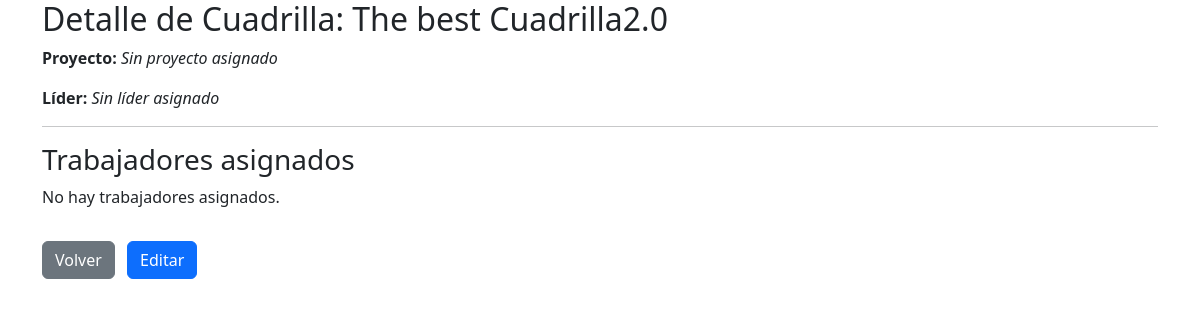
The page /personal/cuadrilla/11/ on the database as committed earlier.
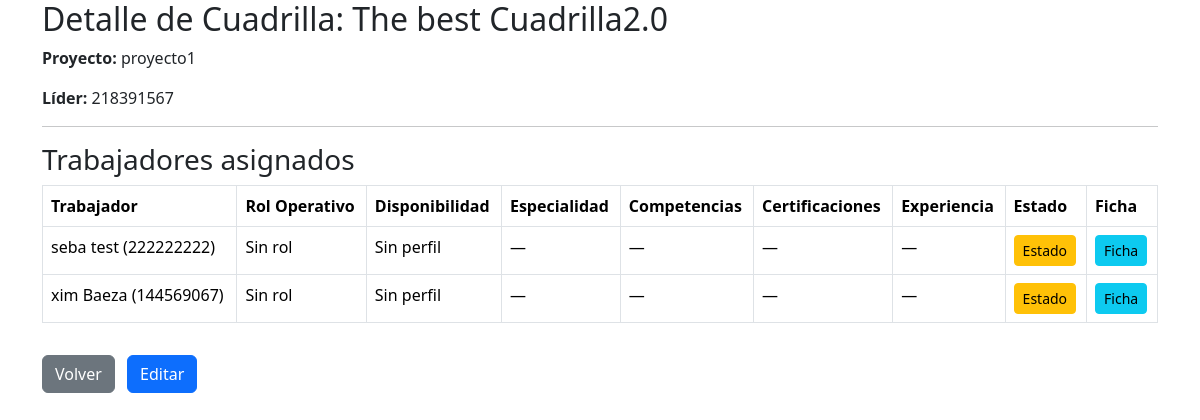
The same page on the database as committed later.
### personal/models.py (models this page shows, shortened)
class Cuadrilla(models.Model):
    nombre = models.CharField(max_length=100)
    proyecto = models.ForeignKey(Proyecto, on_delete=models.CASCADE, related_name='cuadrillas', null=True, blank=True)
    lider = models.ForeignKey(User, on_delete=models.SET_NULL, null=True, blank=True, related_name='cuadrillas_lideradas')

class Asignacion(models.Model):
    trabajador = models.ForeignKey(User, on_delete=models.CASCADE)
    cuadrilla = models.ForeignKey(Cuadrilla, on_delete=models.CASCADE, related_name='asignaciones')
    rol = models.ForeignKey(Rol, on_delete=models.SET_NULL, null=True, blank=True)

### proyectos/models.py (models this page shows, shortened)
class Proyecto(models.Model):
    nombre = models.CharField(max_length=100)
    descripcion = models.TextField(blank=True)
    TIPO_CHOICES = [
        ('construccion', 'Construcción'),
        ('mantenimiento', 'Mantenimiento'),
        ('instalacion', 'Instalación'),
        ('otro', 'Otro'),
    ]
    tipo = models.CharField(max_length=30, choices=TIPO_CHOICES, default='otro')
    COMPLEJIDAD_CHOICES = [
        ('baja', 'Baja'),
        ('media', 'Media'),
        ('alta', 'Alta'),
    ]
    complejidad = models.CharField(max_length=10, choices=COMPLEJIDAD_CHOICES, default='media')
    fecha_inicio = models.DateField()
    fecha_termino = models.DateField(null=True, blank=True)
    jefe = models.ForeignKey(User, on_delete=models.CASCADE, related_name='proyectos')
    activo = models.BooleanField(default=True)

### personal/views.py (the view)
def detalle_cuadrilla(request, cuadrilla_id):
    cuadrilla = get_object_or_404(Cuadrilla, id=cuadrilla_id)
    asignaciones = Asignacion.objects.filter(cuadrilla=cuadrilla)
    users = [a.trabajador for a in asignaciones]
    perfiles = TrabajadorPerfil.objects.filter(user__in=users)
    competencias = CompetenciaTrabajador.objects.filter(trabajador__in=[u.id for u in users])
    certificaciones = CertificacionTrabajador.objects.filter(trabajador__in=[u.id for u in users])
    experiencias = ExperienciaTrabajador.objects.filter(trabajador__in=[u.id for u in users])
    perfil_map = {p.user_id: p for p in perfiles}
    comp_map = {}
    for c in competencias:
        comp_map.setdefault(c.trabajador_id, []).append(c)
    cert_map = {}
    for c in certificaciones:
        cert_map.setdefault(c.trabajador_id, []).append(c)
    exp_map = {}
    for e in experiencias:
        exp_map.setdefault(e.trabajador_id, []).append(e)
    return render(request, "detalle_cuadrilla.html", {
        "cuadrilla": cuadrilla,
        "asignaciones": asignaciones,
        "perfil_map": perfil_map,
        "comp_map": comp_map,
        "cert_map": cert_map,
        "exp_map": exp_map,
    })

### core/context_processors.py (called while the page is built)
def notificaciones_no_leidas(request):
    if request.user.is_authenticated:
        return {
            "notifs_no_leidas": request.user.notificaciones.filter(leida=False).count()
        }
    return {"notifs_no_leidas": 0}

### personal/templatetags/custom_tags.py (called while the page is built)
@register.filter
def get_item(dictionary, key):
    return dictionary.get(key)

### personal/templates/detalle_cuadrilla.html
{% extends 'base.html' %}
{% load custom_tags %}
{% block content %}
<h2>Detalle de Cuadrilla: {{ cuadrilla.nombre }}</h2>
<p><strong>Proyecto:</strong>
    {% if cuadrilla.proyecto %}
        {{ cuadrilla.proyecto.nombre }}
    {% else %}
        <em>Sin proyecto asignado</em>
    {% endif %}
</p>
<p><strong>Líder:</strong>
    {% if cuadrilla.lider %}
        {{ cuadrilla.lider.username }}
    {% else %}
        <em>Sin líder asignado</em>
    {% endif %}
</p>
<hr>
<h3>Trabajadores asignados</h3>
{% if asignaciones %}
<table class="table table-bordered">
    <thead>
        <tr>
            <th>Trabajador</th>
            <th>Rol Operativo</th>
            <th>Disponibilidad</th>
            <th>Especialidad</th>
            <th>Competencias</th>
            <th>Certificaciones</th>
            <th>Experiencia</th>
            <th>Estado</th>
            <th>Ficha</th>
        </tr>
    </thead>
    <tbody>
    {% for a in asignaciones %}
        {% with user=a.trabajador perfil=perfil_map|get_item:user.id %}
        <tr>
            <td>{{ user.first_name }} {{ user.last_name }} ({{ user.username }})</td>
            <td>
                {% if a.rol %}
                    {{ a.rol.nombre }}
                {% else %}
                    Sin rol
                {% endif %}
            </td>
            <td>
                {% if perfil %}
                    {{ perfil.estado_efectivo }}
                {% else %}
                    Sin perfil
                {% endif %}
            </td>
            <td>
                {% if perfil and perfil.especialidad %}
                    {{ perfil.especialidad }}
                {% else %}
                    —
                {% endif %}
            </td>
            <td>
                {% if comp_map|get_item:user.id %}
                    <ul>
                        {% for c in comp_map|get_item:user.id %}
                            <li>{{ c.nombre }} {% if c.certificada %}(Certificada){% endif %}</li>
                        {% endfor %}
                    </ul>
                {% else %}
                    —
                {% endif %}
            </td>
            <td>
                {% if cert_map|get_item:user.id %}
                    <ul>
                        {% for cert in cert_map|get_item:user.id %}
                            <li>{{ cert.nombre }}
                                {% if cert.archivo %}
                                    – <a href="{{ cert.archivo.url }}" target="_blank">PDF</a>
                                {% endif %}
                            </li>
                        {% endfor %}
                    </ul>
                {% else %}
                    —
                {% endif %}
            </td>
            <td>
                {% if exp_map|get_item:user.id %}
                    <ul>
                        {% for exp in exp_map|get_item:user.id %}
                            <li>
                                {% if exp.proyecto %}
                                    Proyecto interno: {{ exp.proyecto.nombre }}
                                {% else %}
                                    Externo: {{ exp.proyecto_externo }} ({{ exp.empresa_externa }})
                                {% endif %}
                                – {{ exp.calificacion }}
                            </li>
                        {% endfor %}
                    </ul>
                {% else %}
                    —
                {% endif %}
            </td>
            <td>
                <a href="{% url 'personal:editar_estado_trabajador' user.trabajador_profile.id %}"
                   class="btn btn-sm btn-warning">Estado</a>
            </td>
            <td>
                <a href="{% url 'personal:detalle_trabajador' user.trabajador_profile.id %}"
                   class="btn btn-sm btn-info">Ficha</a>
            </td>
        </tr>
        {% endwith %}
    {% endfor %}
    </tbody>
</table>
{% else %}
<p>No hay trabajadores asignados.</p>
{% endif %}
<a href="{% url 'proyectos:panel' %}" class="btn btn-secondary mt-3">Volver</a>
<a href="{% url 'personal:editar_cuadrilla' cuadrilla.id %}" class="btn btn-primary mt-3 ms-2">Editar</a>
{% endblock %}

Rows that differ between the two databases and show on the page:
now on this page (row edited): Cuadrilla: proyecto.nombre "proyecto1", lider.username "218391567"
changed Cuadrilla: proyecto_id empty → 9 (drawn); lider_id empty → 7 (drawn)
added Asignacion: trabajador.first_name "seba", trabajador.last_name "test", trabajador.username "222222222", shows "Sin rol"
added Asignacion: trabajador.first_name "xim", trabajador.last_name "Baeza", trabajador.username "144569067", shows "Sin rol"
Other text that changed with them:
text no longer shown: "Sin proyecto asignado Sin líder asignado No hay trabajadores asignados."
text now shown: "Trabajador Rol Operativo Disponibilidad Especialidad Competencias Certificaciones Experiencia Estado Ficha"
